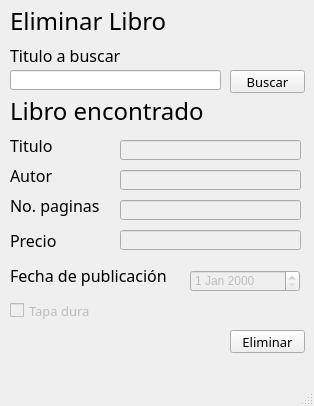
<?xml version="1.0" encoding="UTF-8"?>
<ui version="4.0">
 <class>MainWindow</class>
 <widget class="QMainWindow" name="MainWindow">
  <property name="geometry">
   <rect>
    <x>0</x>
    <y>0</y>
    <width>314</width>
    <height>406</height>
   </rect>
  </property>
  <property name="sizePolicy">
   <sizepolicy hsizetype="Fixed" vsizetype="Fixed">
    <horstretch>0</horstretch>
    <verstretch>0</verstretch>
   </sizepolicy>
  </property>
  <property name="minimumSize">
   <size>
    <width>314</width>
    <height>0</height>
   </size>
  </property>
  <property name="maximumSize">
   <size>
    <width>314</width>
    <height>477</height>
   </size>
  </property>
  <property name="windowTitle">
   <string>Buscar libro</string>
  </property>
  <widget class="QWidget" name="centralwidget">
   <widget class="QLabel" name="label">
    <property name="geometry">
     <rect>
      <x>10</x>
      <y>90</y>
      <width>211</width>
      <height>41</height>
     </rect>
    </property>
    <property name="font">
     <font>
      <family>Arial Rounded MT Bold</family>
      <pointsize>18</pointsize>
     </font>
    </property>
    <property name="text">
     <string>Libro encontrado</string>
    </property>
    <property name="textFormat">
     <enum>Qt::AutoText</enum>
    </property>
    <property name="scaledContents">
     <bool>false</bool>
    </property>
    <property name="wordWrap">
     <bool>false</bool>
    </property>
   </widget>
   <widget class="QLabel" name="label_2">
    <property name="geometry">
     <rect>
      <x>10</x>
      <y>130</y>
      <width>51</width>
      <height>31</height>
     </rect>
    </property>
    <property name="font">
     <font>
      <family>Arial Rounded MT Bold</family>
      <pointsize>12</pointsize>
     </font>
    </property>
    <property name="text">
     <string>Titulo</string>
    </property>
   </widget>
   <widget class="QLineEdit" name="lblTitulo">
    <property name="enabled">
     <bool>false</bool>
    </property>
    <property name="geometry">
     <rect>
      <x>120</x>
      <y>140</y>
      <width>181</width>
      <height>20</height>
     </rect>
    </property>
    <property name="font">
     <font>
      <family>Arial</family>
      <pointsize>10</pointsize>
     </font>
    </property>
   </widget>
   <widget class="QLabel" name="label_3">
    <property name="geometry">
     <rect>
      <x>10</x>
      <y>160</y>
      <width>71</width>
      <height>31</height>
     </rect>
    </property>
    <property name="font">
     <font>
      <family>Arial Rounded MT Bold</family>
      <pointsize>12</pointsize>
     </font>
    </property>
    <property name="text">
     <string>Autor</string>
    </property>
   </widget>
   <widget class="QLineEdit" name="lblAutor">
    <property name="enabled">
     <bool>false</bool>
    </property>
    <property name="geometry">
     <rect>
      <x>120</x>
      <y>170</y>
      <width>181</width>
      <height>20</height>
     </rect>
    </property>
    <property name="font">
     <font>
      <family>Arial</family>
      <pointsize>10</pointsize>
     </font>
    </property>
   </widget>
   <widget class="QLabel" name="label_4">
    <property name="geometry">
     <rect>
      <x>10</x>
      <y>190</y>
      <width>101</width>
      <height>31</height>
     </rect>
    </property>
    <property name="font">
     <font>
      <family>Arial Rounded MT Bold</family>
      <pointsize>12</pointsize>
     </font>
    </property>
    <property name="text">
     <string>No. paginas</string>
    </property>
   </widget>
   <widget class="QLabel" name="label_5">
    <property name="geometry">
     <rect>
      <x>10</x>
      <y>230</y>
      <width>61</width>
      <height>21</height>
     </rect>
    </property>
    <property name="font">
     <font>
      <family>Arial Rounded MT Bold</family>
      <pointsize>12</pointsize>
     </font>
    </property>
    <property name="text">
     <string>Precio</string>
    </property>
   </widget>
   <widget class="QLabel" name="label_6">
    <property name="geometry">
     <rect>
      <x>10</x>
      <y>260</y>
      <width>171</width>
      <height>31</height>
     </rect>
    </property>
    <property name="font">
     <font>
      <family>Arial Rounded MT Bold</family>
      <pointsize>12</pointsize>
     </font>
    </property>
    <property name="text">
     <string>Fecha de publicación</string>
    </property>
   </widget>
   <widget class="QCheckBox" name="chxTapaDura">
    <property name="enabled">
     <bool>false</bool>
    </property>
    <property name="geometry">
     <rect>
      <x>10</x>
      <y>300</y>
      <width>91</width>
      <height>21</height>
     </rect>
    </property>
    <property name="font">
     <font>
      <family>Arial Rounded MT Bold</family>
      <pointsize>10</pointsize>
     </font>
    </property>
    <property name="text">
     <string>Tapa dura</string>
    </property>
   </widget>
   <widget class="QLineEdit" name="lblPaginas">
    <property name="enabled">
     <bool>false</bool>
    </property>
    <property name="geometry">
     <rect>
      <x>120</x>
      <y>200</y>
      <width>181</width>
      <height>20</height>
     </rect>
    </property>
    <property name="font">
     <font>
      <family>Arial</family>
      <pointsize>10</pointsize>
     </font>
    </property>
   </widget>
   <widget class="QLineEdit" name="lblPrecio">
    <property name="enabled">
     <bool>false</bool>
    </property>
    <property name="geometry">
     <rect>
      <x>120</x>
      <y>230</y>
      <width>181</width>
      <height>20</height>
     </rect>
    </property>
    <property name="font">
     <font>
      <family>Arial</family>
      <pointsize>10</pointsize>
     </font>
    </property>
   </widget>
   <widget class="QDateEdit" name="dpFecha">
    <property name="enabled">
     <bool>false</bool>
    </property>
    <property name="geometry">
     <rect>
      <x>190</x>
      <y>270</y>
      <width>110</width>
      <height>22</height>
     </rect>
    </property>
   </widget>
   <widget class="QLabel" name="label_7">
    <property name="geometry">
     <rect>
      <x>10</x>
      <y>0</y>
      <width>201</width>
      <height>41</height>
     </rect>
    </property>
    <property name="font">
     <font>
      <family>Arial Rounded MT Bold</family>
      <pointsize>18</pointsize>
     </font>
    </property>
    <property name="text">
     <string>Eliminar Libro</string>
    </property>
    <property name="textFormat">
     <enum>Qt::AutoText</enum>
    </property>
    <property name="scaledContents">
     <bool>false</bool>
    </property>
    <property name="wordWrap">
     <bool>false</bool>
    </property>
   </widget>
   <widget class="QLineEdit" name="lblTitulo_2">
    <property name="geometry">
     <rect>
      <x>10</x>
      <y>70</y>
      <width>211</width>
      <height>20</height>
     </rect>
    </property>
    <property name="font">
     <font>
      <family>Arial</family>
      <pointsize>10</pointsize>
     </font>
    </property>
   </widget>
   <widget class="QPushButton" name="btnBuscar">
    <property name="geometry">
     <rect>
      <x>230</x>
      <y>70</y>
      <width>75</width>
      <height>23</height>
     </rect>
    </property>
    <property name="font">
     <font>
      <family>Arial Rounded MT Bold</family>
      <pointsize>10</pointsize>
     </font>
    </property>
    <property name="text">
     <string>Buscar</string>
    </property>
   </widget>
   <widget class="QLabel" name="label_8">
    <property name="geometry">
     <rect>
      <x>10</x>
      <y>40</y>
      <width>131</width>
      <height>31</height>
     </rect>
    </property>
    <property name="font">
     <font>
      <family>Arial Rounded MT Bold</family>
      <pointsize>12</pointsize>
     </font>
    </property>
    <property name="text">
     <string>Titulo a buscar</string>
    </property>
   </widget>
   <widget class="QPushButton" name="btnEliminar">
    <property name="geometry">
     <rect>
      <x>230</x>
      <y>330</y>
      <width>75</width>
      <height>23</height>
     </rect>
    </property>
    <property name="font">
     <font>
      <family>Arial Rounded MT Bold</family>
      <pointsize>10</pointsize>
     </font>
    </property>
    <property name="text">
     <string>Eliminar</string>
    </property>
   </widget>
  </widget>
  <widget class="QMenuBar" name="menubar">
   <property name="geometry">
    <rect>
     <x>0</x>
     <y>0</y>
     <width>314</width>
     <height>21</height>
    </rect>
   </property>
  </widget>
  <widget class="QStatusBar" name="statusbar"/>
 </widget>
 <resources/>
 <connections/>
</ui>
